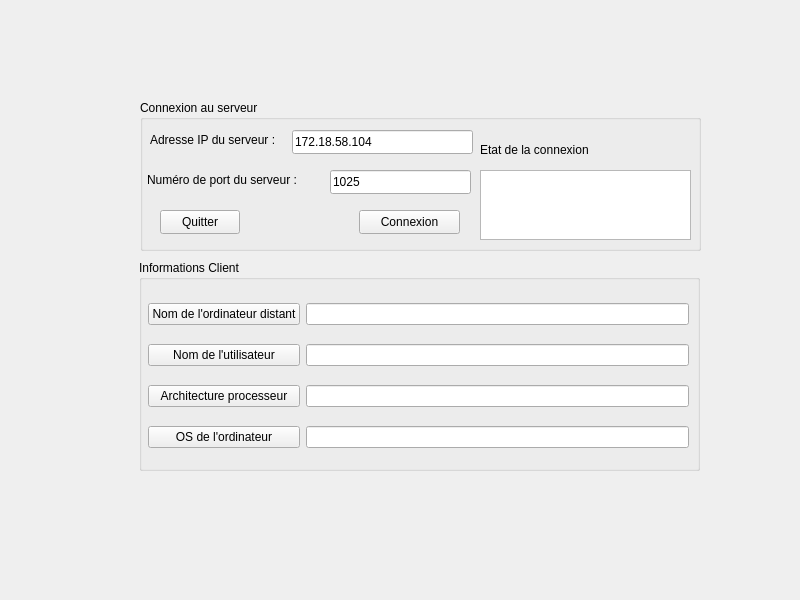
<?xml version="1.0" encoding="UTF-8"?>
<ui version="4.0">
 <class>ClientWidget</class>
 <widget class="QWidget" name="ClientWidget">
  <property name="geometry">
   <rect>
    <x>0</x>
    <y>0</y>
    <width>800</width>
    <height>600</height>
   </rect>
  </property>
  <property name="windowTitle">
   <string>ClientWidget</string>
  </property>
  <widget class="QGroupBox" name="groupBoxConnection">
   <property name="geometry">
    <rect>
     <x>140</x>
     <y>100</y>
     <width>561</width>
     <height>151</height>
    </rect>
   </property>
   <property name="title">
    <string>Connexion au serveur</string>
   </property>
   <widget class="QLabel" name="labelAdresse">
    <property name="geometry">
     <rect>
      <x>10</x>
      <y>30</y>
      <width>141</width>
      <height>20</height>
     </rect>
    </property>
    <property name="text">
     <string>Adresse IP du serveur :</string>
    </property>
   </widget>
   <widget class="QLabel" name="labelPort">
    <property name="geometry">
     <rect>
      <x>7</x>
      <y>70</y>
      <width>171</width>
      <height>20</height>
     </rect>
    </property>
    <property name="text">
     <string>Numéro de port du serveur :</string>
    </property>
   </widget>
   <widget class="QLabel" name="labelEtat">
    <property name="geometry">
     <rect>
      <x>340</x>
      <y>40</y>
      <width>151</width>
      <height>20</height>
     </rect>
    </property>
    <property name="text">
     <string>Etat de la connexion</string>
    </property>
   </widget>
   <widget class="QPushButton" name="pushButtonQuitter">
    <property name="geometry">
     <rect>
      <x>20</x>
      <y>110</y>
      <width>80</width>
      <height>24</height>
     </rect>
    </property>
    <property name="text">
     <string>Quitter</string>
    </property>
   </widget>
   <widget class="QPushButton" name="pushButtonConnexion">
    <property name="geometry">
     <rect>
      <x>219</x>
      <y>110</y>
      <width>101</width>
      <height>24</height>
     </rect>
    </property>
    <property name="text">
     <string>Connexion</string>
    </property>
   </widget>
   <widget class="QLineEdit" name="lineEditAdresse">
    <property name="geometry">
     <rect>
      <x>152</x>
      <y>30</y>
      <width>181</width>
      <height>24</height>
     </rect>
    </property>
    <property name="text">
     <string>172.18.58.104</string>
    </property>
   </widget>
   <widget class="QLineEdit" name="lineEditPort">
    <property name="geometry">
     <rect>
      <x>190</x>
      <y>70</y>
      <width>141</width>
      <height>24</height>
     </rect>
    </property>
    <property name="text">
     <string>1025</string>
    </property>
   </widget>
   <widget class="QTextEdit" name="textEditEtat">
    <property name="geometry">
     <rect>
      <x>340</x>
      <y>70</y>
      <width>211</width>
      <height>70</height>
     </rect>
    </property>
   </widget>
  </widget>
  <widget class="QGroupBox" name="groupBoxClient">
   <property name="geometry">
    <rect>
     <x>139</x>
     <y>260</y>
     <width>561</width>
     <height>211</height>
    </rect>
   </property>
   <property name="title">
    <string>Informations Client</string>
   </property>
   <widget class="QWidget" name="">
    <property name="geometry">
     <rect>
      <x>9</x>
      <y>30</y>
      <width>541</width>
      <height>171</height>
     </rect>
    </property>
    <layout class="QHBoxLayout" name="horizontalLayout">
     <item>
      <layout class="QVBoxLayout" name="verticalLayout">
       <item>
        <widget class="QPushButton" name="pushButtonNom">
         <property name="text">
          <string>Nom de l'ordinateur distant</string>
         </property>
        </widget>
       </item>
       <item>
        <widget class="QPushButton" name="pushButtonNomUtilisateur">
         <property name="text">
          <string>Nom de l'utilisateur</string>
         </property>
        </widget>
       </item>
       <item>
        <widget class="QPushButton" name="pushButtonArchitecture">
         <property name="text">
          <string>Architecture processeur</string>
         </property>
        </widget>
       </item>
       <item>
        <widget class="QPushButton" name="pushButtonOS">
         <property name="text">
          <string>OS de l'ordinateur</string>
         </property>
        </widget>
       </item>
      </layout>
     </item>
     <item>
      <layout class="QVBoxLayout" name="verticalLayout_2">
       <item>
        <widget class="QLineEdit" name="lineEditNom"/>
       </item>
       <item>
        <widget class="QLineEdit" name="lineEditNomUtilisateur"/>
       </item>
       <item>
        <widget class="QLineEdit" name="lineEditArchitecture"/>
       </item>
       <item>
        <widget class="QLineEdit" name="lineEditOS"/>
       </item>
      </layout>
     </item>
    </layout>
   </widget>
  </widget>
 </widget>
 <resources/>
 <connections>
  <connection>
   <sender>pushButtonQuitter</sender>
   <signal>clicked()</signal>
   <receiver>ClientWidget</receiver>
   <slot>close()</slot>
   <hints>
    <hint type="sourcelabel">
     <x>190</x>
     <y>219</y>
    </hint>
    <hint type="destinationlabel">
     <x>73</x>
     <y>203</y>
    </hint>
   </hints>
  </connection>
 </connections>
</ui>
